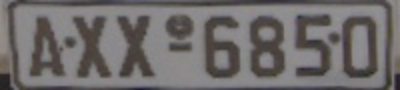
#> input picture notebook/Computer_Vision_Basics/input/license_plate.png, 400 x 90 px
$ jupyter execute --allow-errors adaptive_thresholding.ipynb   (shell and % lines are left out)
#> lines starting #> are read from the running program, lines starting #| are printed output that depends on the picture; after the words box and inside, x2 and y2 are one past the last pixel; in counts of white or black regions, pixels touching at a corner belong together
# Adaptive Thresholding

[cell 1]
import numpy as np
import imutils
import cv2

# 資料視覺化模組
import matplotlib.pyplot as plt
import matplotlib.cm as cm

# 不要顯示惱人的 warning 訊息
import warnings
warnings.filterwarnings('ignore')

# 在 Notebook 裡可即時繪圖

plt.rcParams['figure.figsize'] = [15, 7]
plt.rcParams.update({'font.size':13})

## Example: license_plate.png

[cell 2]
# load the image, convert it to grayscale, and blur it slightly
image = cv2.imread("../input/license_plate.png")
#> image is the input picture: shape (90, 400, 3); mean B, G, R 107.6, 107.8, 111.5
gray = cv2.cvtColor(image, cv2.COLOR_BGR2GRAY)
blurred = cv2.GaussianBlur(gray, (5, 5), 0)
plt.title("Image")
plt.imshow(cv2.cvtColor(image, cv2.COLOR_BGR2RGB))
plt.show()

[cell 3]
# instead of manually specifying the threshold value, we can use adaptive
# thresholding to examine neighborhoods of pixels and adaptively threshold
# each neighborhood -- in this example, we'll calculate the mean value
# of the neighborhood area of 25 pixels and threshold based on that value;
# finally, our constant C is subtracted from the mean calculation (in this
# case 15)
thresh = cv2.adaptiveThreshold(blurred, 255,
    cv2.ADAPTIVE_THRESH_MEAN_C, cv2.THRESH_BINARY_INV, 25, 15)
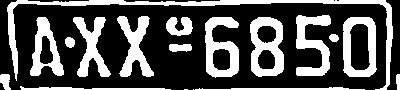
#> thresh: shape (90, 400); 31.8% white; 18 white regions (2 under 20 px), largest, box (x1, y1, x2, y2) and area: (7, 0, 393, 90) 2368, (250, 17, 284, 77) 1235, (205, 17, 239, 78) 1177
plt.title("OpenCV Mean Thresh")
plt.imshow(thresh, cmap="gray")
plt.show()

[cell 4]
from skimage.filters import threshold_local

# personally, I prefer the scikit-image adaptive thresholding, it just
# feels a lot more "Pythonic"
T = threshold_local(blurred, 29, offset=5, method="gaussian")
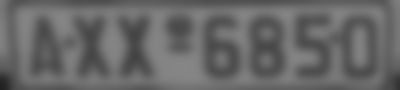
#> T: shape (90, 400) float64; min 33.55, max 134.1, mean 103.9
thresh = (blurred < T).astype("uint8") * 255
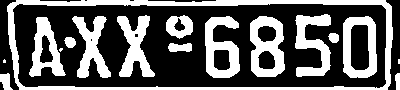
#> thresh: shape (90, 400); 36.9% white; 17 white regions (3 under 20 px), largest, box (x1, y1, x2, y2) and area: (7, 0, 393, 90) 3982, (250, 16, 285, 77) 1332, (205, 16, 240, 78) 1260
plt.title("scikit-image Mean Thresh")
plt.imshow(thresh, cmap="gray")
plt.show()

$ run again, with notebook/Computer_Vision_Basics/input/beach.png copied over notebook/Computer_Vision_Basics/input/license_plate.png
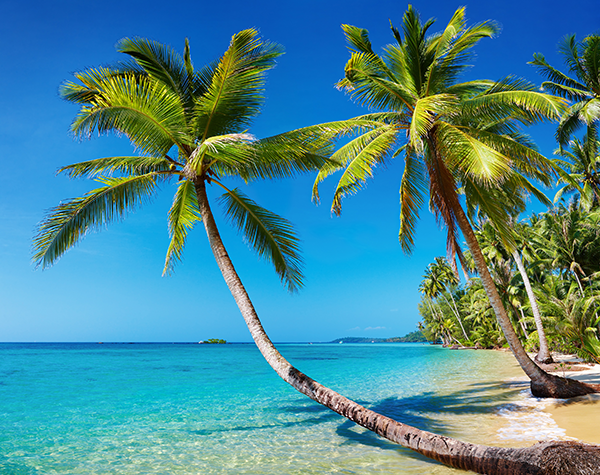
#> input picture notebook/Computer_Vision_Basics/input/beach.png, 600 x 475 px
#> image is the input picture: shape (475, 600, 3); mean B, G, R 148.4, 136.5, 73.3
#> `thresh = cv2.adaptiveThreshold(blurred, 255, cv2.ADAPTIVE_THRESH_MEAN_..`:
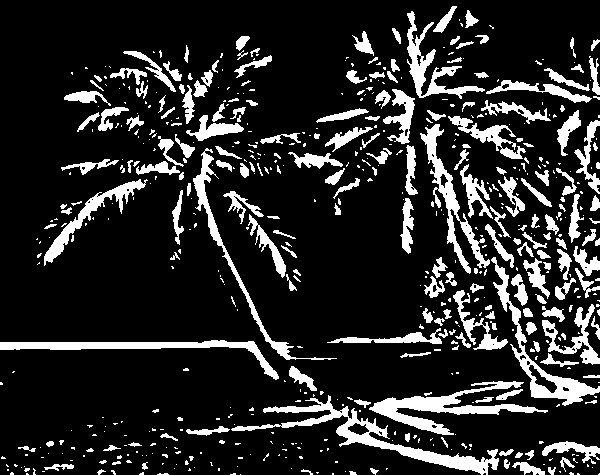
#> thresh: shape (475, 600); 16% white; 589 white regions (383 under 20 px), largest, box (x1, y1, x2, y2) and area: (231, 395, 499, 475) 3192, (369, 381, 548, 435) 2646, (491, 257, 600, 406) 2102
#> `thresh = (blurred < T).astype("uint8") * 255`:
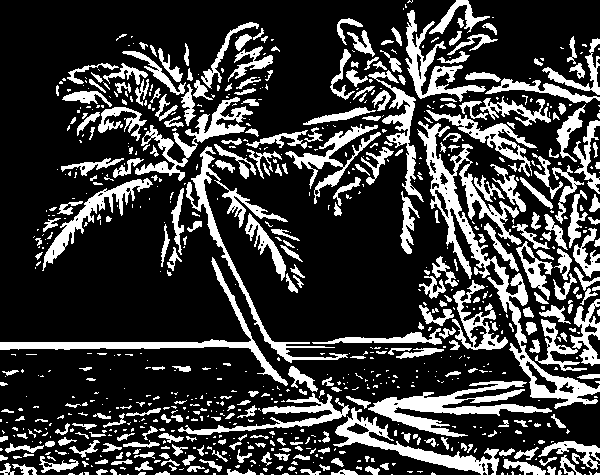
#> thresh: shape (475, 600); 24% white; 824 white regions (513 under 20 px), largest, box (x1, y1, x2, y2) and area: (417, 121, 600, 409) 6183, (368, 381, 552, 437) 3217, (186, 146, 348, 363) 2663

$ run again, with notebook/Computer_Vision_Basics/input/bricks.png copied over notebook/Computer_Vision_Basics/input/license_plate.png
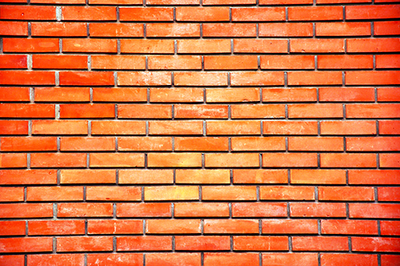
#> input picture notebook/Computer_Vision_Basics/input/bricks.png, 400 x 266 px
#> image is the input picture: shape (266, 400, 3); mean B, G, R 66.4, 117, 216.7
#> `T = threshold_local(blurred, 29, offset=5, method="gaussian")`:
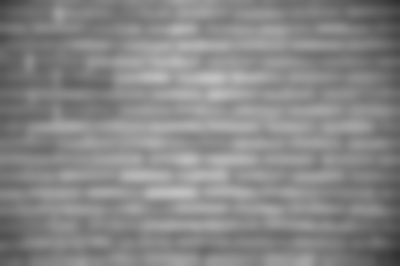
#> T: shape (266, 400) float64; min 48.67, max 193.5, mean 136
#> `thresh = (blurred < T).astype("uint8") * 255`:
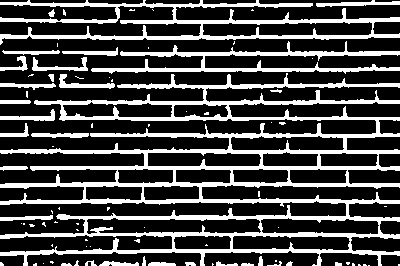
#> thresh: shape (266, 400); 27.1% white; 84 white regions (53 under 20 px), largest, box (x1, y1, x2, y2) and area: (0, 73, 400, 266) 17925, (0, 0, 400, 45) 4661, (91, 41, 400, 74) 2594
